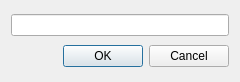
<?xml version="1.0" encoding="UTF-8"?>
<ui version="4.0">
 <class>CostDialog</class>
 <widget class="QDialog" name="CostDialog">
  <property name="geometry">
   <rect>
    <x>0</x>
    <y>0</y>
    <width>240</width>
    <height>82</height>
   </rect>
  </property>
  <property name="windowTitle">
   <string>Dialog</string>
  </property>
  <layout class="QVBoxLayout" name="verticalLayout">
   <item>
    <widget class="QLineEdit" name="lineEdit"/>
   </item>
   <item>
    <widget class="QDialogButtonBox" name="buttonBox">
     <property name="orientation">
      <enum>Qt::Horizontal</enum>
     </property>
     <property name="standardButtons">
      <set>QDialogButtonBox::Cancel|QDialogButtonBox::Ok</set>
     </property>
    </widget>
   </item>
  </layout>
 </widget>
 <resources/>
 <connections>
  <connection>
   <sender>buttonBox</sender>
   <signal>accepted()</signal>
   <receiver>CostDialog</receiver>
   <slot>accept()</slot>
   <hints>
    <hint type="sourcelabel">
     <x>248</x>
     <y>254</y>
    </hint>
    <hint type="destinationlabel">
     <x>157</x>
     <y>274</y>
    </hint>
   </hints>
  </connection>
  <connection>
   <sender>buttonBox</sender>
   <signal>rejected()</signal>
   <receiver>CostDialog</receiver>
   <slot>reject()</slot>
   <hints>
    <hint type="sourcelabel">
     <x>316</x>
     <y>260</y>
    </hint>
    <hint type="destinationlabel">
     <x>286</x>
     <y>274</y>
    </hint>
   </hints>
  </connection>
 </connections>
</ui>
